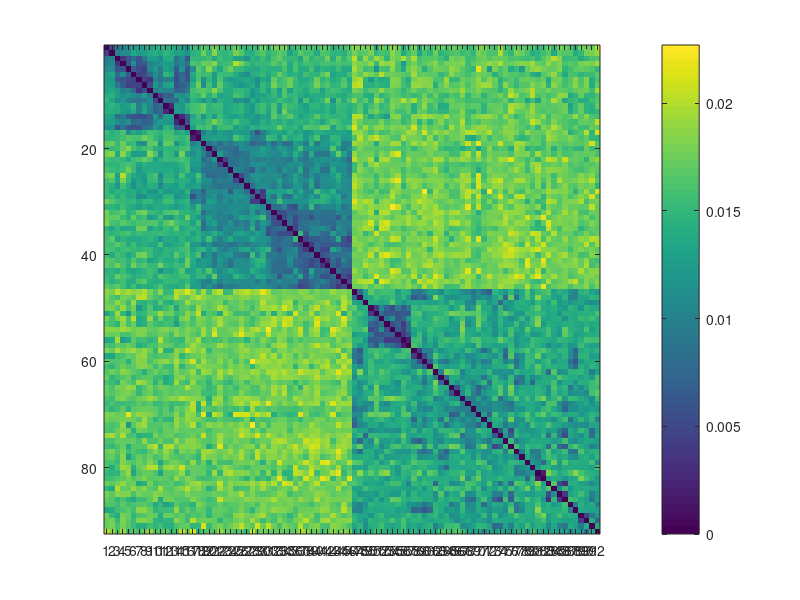

Recreate this plot in MATLAB. (Note: this script raises an error after producing the figure.)
clear all;close all;clc;

estimated_rdm = load ('estimate_RDM_behav_action.mat');  
comparisons = estimated_rdm.estimate_RDM_a;
save behav_RDMs_euclidean_vector_action comparisons

nStimuli=92;
nComparisons = ((nStimuli^2)-nStimuli)/2; % counts only one way and not the same imgs

rdm = NaN(92,92);

countComparison=0;
for img_1 = 1:nStimuli-1
	for img_2 = img_1+1:nStimuli
        countComparison=countComparison+1;
        
        rdm(img_1,img_2) = comparisons(countComparison);
        rdm(img_2,img_1) = comparisons(countComparison);
            
    end   
end
for imag = 1:92
    rdm(imag,imag)=0;
end

load('stimuli_names_92.mat');
max_val=0.0227;

figure('units','normalized','WindowState','maximized');   image(rdm,'CDataMapping','scaled');C = colorbar;caxis([0 max_val]);       
set(gca,'XTick',1:1:92); set(gca,'xticklabel',table2array(stimuli_names_92(1:92,1)),'fontsize', 6);xtickangle(90);
set(gca,'YTick',1:1:92); set(gca,'yticklabel',table2array(stimuli_names_92(1:92,1)),'fontsize', 6);ytickangle(0);
set(gca, 'TickLength',[0 0]);
axis equal; axis image; 
title(['Action RDM: behaviour data'],'fontsize',11);
saveas(gcf,'behav_RDM_action.png');
save('behav_RDM_action','rdm');

%% create a small rdm for animals and for tools
half_stimuli = length(rdm)/2;
rdm_action_animals = rdm(1:half_stimuli,1:half_stimuli);
rdm_action_tools = rdm(half_stimuli+1:end,half_stimuli+1:end);

figure('units','normalized','WindowState','maximized');   image(rdm_action_animals,'CDataMapping','scaled');C = colorbar;caxis([0 max_val]);       
set(gca,'XTick',1:1:46); set(gca,'xticklabel',table2array(stimuli_names_92(1:46,1)),'fontsize', 6);xtickangle(90);
set(gca,'YTick',1:1:46); set(gca,'yticklabel',table2array(stimuli_names_92(1:46,1)),'fontsize', 6);ytickangle(0);
set(gca, 'TickLength',[0 0]);
axis equal; axis image; 
title(['Action RDM: behaviour data (animals)'],'fontsize',11);
saveas(gcf,'behav_RDM_action_animals.png');
save('behav_RDM_action_animals','rdm_action_animals');
        
figure('units','normalized','WindowState','maximized');   image(rdm_action_tools,'CDataMapping','scaled');C = colorbar;caxis([0 max_val]);       
set(gca,'XTick',1:1:46); set(gca,'xticklabel',table2array(stimuli_names_92(47:92,1)),'fontsize', 6);xtickangle(90);
set(gca,'YTick',1:1:46); set(gca,'yticklabel',table2array(stimuli_names_92(47:92,1)),'fontsize', 6);ytickangle(0);
set(gca, 'TickLength',[0 0]);
axis equal; axis image; 
title(['Action RDM: behaviour data (tools)'],'fontsize',11);
saveas(gcf,'behav_RDM_action_tools.png');
save('behav_RDM_action_tools','rdm_action_tools');

 %% convert the 2 rdms matrices into vectors
count=0;
for r = 1:half_stimuli-1
	for c = r+1:half_stimuli
        count=count+1;
        rdm_vector_animals(1,count) = rdm_action_animals(r,c);,
        rdm_vector_tools(1,count) = rdm_action_tools(r,c);
	end
end

save RDMs_behav_vector_action_animals rdm_vector_animals
save RDMs_behav_vector_action_tools rdm_vector_tools
